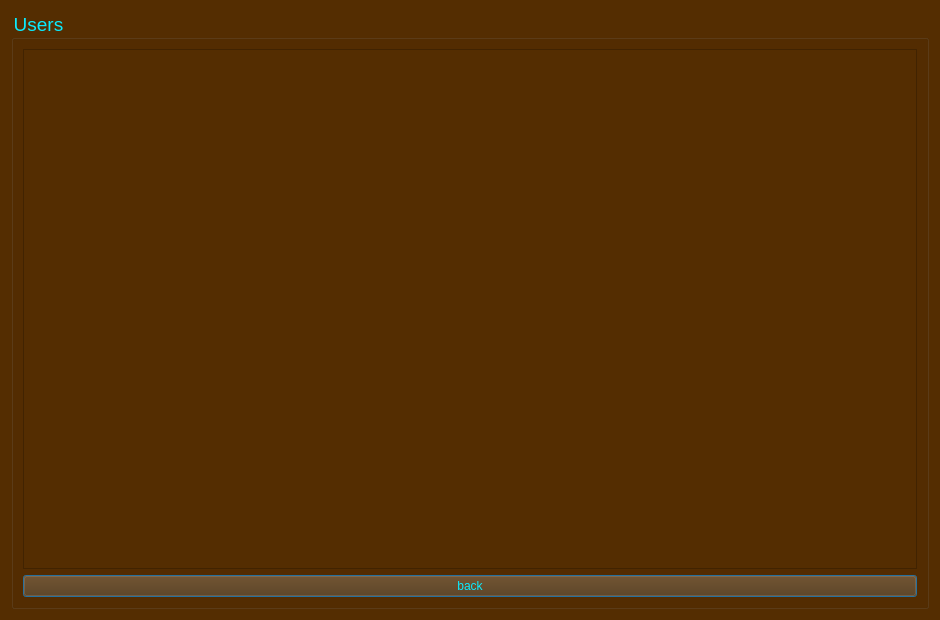
<?xml version="1.0" encoding="UTF-8"?>
<ui version="4.0">
 <class>getuserlist_Dialog</class>
 <widget class="QDialog" name="getuserlist_Dialog">
  <property name="geometry">
   <rect>
    <x>0</x>
    <y>0</y>
    <width>940</width>
    <height>620</height>
   </rect>
  </property>
  <property name="windowTitle">
   <string>Dialog</string>
  </property>
  <property name="styleSheet">
   <string notr="true">background-color: rgb(84, 45, 1);</string>
  </property>
  <layout class="QVBoxLayout" name="verticalLayout_2">
   <item>
    <widget class="QGroupBox" name="user_groupBox">
     <property name="font">
      <font>
       <pointsize>14</pointsize>
      </font>
     </property>
     <property name="styleSheet">
      <string notr="true">color: rgb(10, 235, 255);
</string>
     </property>
     <property name="title">
      <string>Users</string>
     </property>
     <layout class="QVBoxLayout" name="verticalLayout">
      <item>
       <widget class="QTextEdit" name="user_list_textEdit">
        <property name="styleSheet">
         <string notr="true">font: 12pt &quot;Segoe UI&quot;;</string>
        </property>
       </widget>
      </item>
      <item>
       <widget class="QPushButton" name="user_pushButton">
        <property name="text">
         <string>back</string>
        </property>
       </widget>
      </item>
     </layout>
    </widget>
   </item>
  </layout>
 </widget>
 <resources/>
 <connections/>
</ui>
